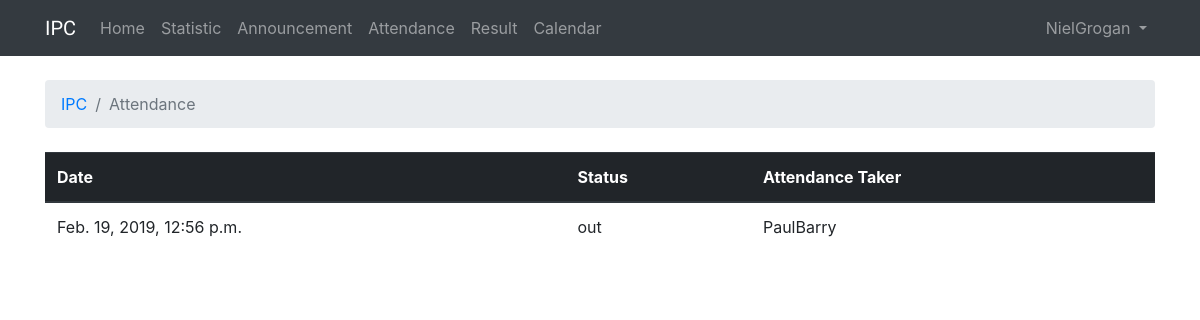
The page /1/attendance (signed in) on the database as committed earlier.
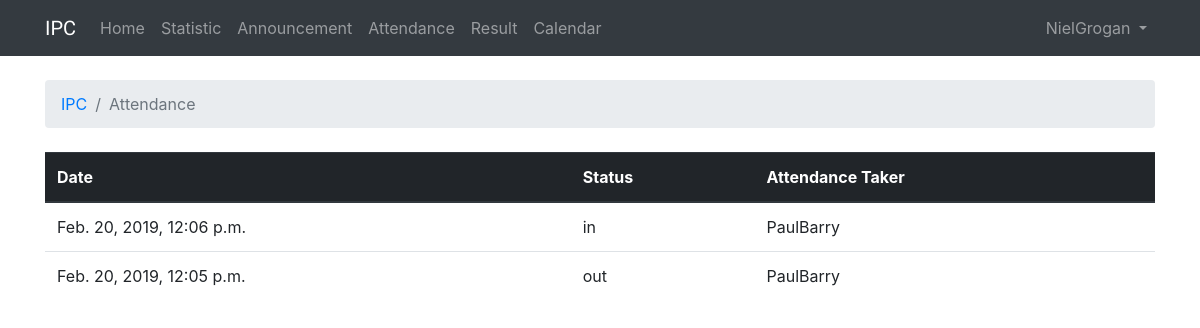
The same page on the database as committed later.
### IPC/models.py (models this page shows, shortened)
class DailyAttendance(models.Model):
    dailyAttendanceStudentStatus = models.ForeignKey(AttendanceStatus, on_delete=models.CASCADE,)
    dailyAttendanceStudentId = models.ForeignKey(User, on_delete=models.CASCADE,)
    dailyAttendanceAttendanceId = models.ForeignKey(Attendance, on_delete=models.CASCADE,)

class Attendance(models.Model):
    attendanceDate = models.DateTimeField(auto_now_add=True)
    attendanceTeacherId = models.ForeignKey(User, on_delete=models.CASCADE, related_name='attendance_taker')
    attendanceCourseId = models.ForeignKey(Course, on_delete=models.CASCADE, related_name='current_course')

class AttendanceStatus(models.Model):
    attendanceStatusName = models.CharField(max_length=255)
    attendanceStatusDesc = models.TextField(max_length=4000)
    def __str__(self):
        return self.attendanceStatusName

### IPC/views.py (the view)
# urls.py: path('<int:course_id>/attendance', views.course_attendance, name='course_attendance'),
def course_attendance(request, course_id):
    user = request.user
    if user.groups.filter(name='Teacher').exists():
        user_type = "teacher"
    elif user.groups.filter(name='Student').exists():
        user_type = "student"
    if user_type == "teacher":
        attendances = get_list_or_404(Attendance.objects.order_by('-attendanceDate'), attendanceCourseId=course_id)
        return render(request, 'attendance.html', {'attendances': attendances,
                                                   'user_type': user_type,
                                                   'course_id': course_id,})
    elif user_type == "student":
        dailyAttendances = get_list_or_404(DailyAttendance.objects.order_by('-id'), dailyAttendanceStudentId=request.user)
        attendances = get_list_or_404(Attendance.objects.order_by('-attendanceDate'))
        return render(request, 'attendance.html', {'dailyAttendances': dailyAttendances,
                                                   'attendances': attendances,
                                                   'user_type': user_type,
                                                   'course_id': course_id,
                                                   'data': zip(dailyAttendances,attendances)})

### templates/attendance.html (shortened to what this page needs)
{% extends 'base.html' %}
{% block breadcrumb %}
  <li class="breadcrumb-item"><a href="{% url 'course' %}">IPC</a></li>
  <li class="breadcrumb-item active">Attendance</li>
{% endblock %}
{% block content %}
  {% if user_type == "teacher" %}
    <div class="mb-4">
      <a class="btn btn-primary" href="{% url 'create_course_attendance' course_id=course_id %}">Create Attendance</a>
    </div>
    <table class="table">
      <thead class="thead-dark">
        <tr>
          <th>Course</th>
          <th>Date Taken</th>
          <th>Teacher</th>
          <th></th>
        </tr>
      </thead>
      <tbody>
        {% for attendance in attendances %}
          <tr>
            <td>{{ attendance.attendanceCourseId }}</td>
            <td>{{ attendance.attendanceDate }}</td>
            <td>{{ attendance.attendanceTeacherId }}</td>
            <td><a class="btn btn-primary" href="{% url 'course_attendance_detail' course_id=course_id attendance_id=attendance.id %}">Check Details</a></td>
          </tr>
        {% endfor %}
      </tbody>
    </table>
  {% elif user_type == "student" %}
    <table class="table">
      <thead class="thead-dark">
        <tr>
          <th>Date</th>
          <th>Status</th>
          <th>Attendance Taker</th>
        </tr>
      </thead>
      <tbody>
        {% for dailyAttendance, attendances in data %}
          <tr>
            <td>{{ attendances.attendanceDate }}</td>
            <td>{{ dailyAttendance.dailyAttendanceStudentStatus }}</td>
            <td>{{ attendances.attendanceTeacherId }}</td>
          </tr>
        {% endfor %}
      </tbody>
    </table>
  {% endif %}
{% endblock %}

### templates/base.html (shortened to what this page needs)
{% load static %}<!DOCTYPE html>
<html>
  <head>
    <link rel="stylesheet" href="{% static 'css/bootstrap.min.css' %}">
    <link rel="stylesheet" href="{% static 'css/app.css' %}">
  </head>
  <body>
    {% block body %}
      <nav class="navbar navbar-expand-lg navbar-dark bg-dark">
        <div class="container">
          <a class="navbar-brand" href="{% url 'course' %}">IPC</a>
          <div class="collapse navbar-collapse" id="navbarNavAltMarkup">
            <div class="navbar-nav">
              <a class="nav-item nav-link" href="{% url 'course' %}">Home<span class="sr-only">(current)</span></a>
              <a class="nav-item nav-link" href="{% url 'course_statistic' course_id=course_id %}">Statistic</a>
              <a class="nav-item nav-link" href="{% url 'course_announcement' course_id=course_id %}">Announcement</a>
              <a class="nav-item nav-link" href="{% url 'course_attendance' course_id=course_id %}">Attendance</a>
              <a class="nav-item nav-link" href="{% url 'course_result' course_id=course_id %}">Result</a>
              <a class="nav-item nav-link" href="{% url 'course_calendar' course_id=course_id %}">Calendar</a>
            </div>
          </div>
          <div class="collapse navbar-collapse" id="mainMenu">
            <ul class="navbar-nav ml-auto">
              <li class="nav-item dropdown">
                <a class="nav-link dropdown-toggle" href="#" id="userMenu" data-toggle="dropdown" aria-haspopup="true" aria-expanded="false">
                  {{ user.username }}
                </a>
              </li>
            </ul>
          </div>
        </div>
      </nav>
      <div class="container">
        <ol class="breadcrumb my-4">
          {% block breadcrumb %}
          {% endblock %}
        </ol>
        {% block content %}
        {% endblock %}
      </div>
    {% endblock body %}
  </body>
</html>

### static/css/app.css (style rules this page uses)
.navbar-brand { font-family: 'Aldrich', sans-serif; }

Rows that differ between the two databases and show on the page:
added DailyAttendance: attendanceDate "Feb. 20, 2019, 12:06 p.m.", dailyAttendanceStudentStatus "in", attendanceTeacherId "PaulBarry"
computed for DailyAttendance "out": attendanceDate "Feb. 19, 2019, 12:56 p.m." → "Feb. 20, 2019, 12:05 p.m."
